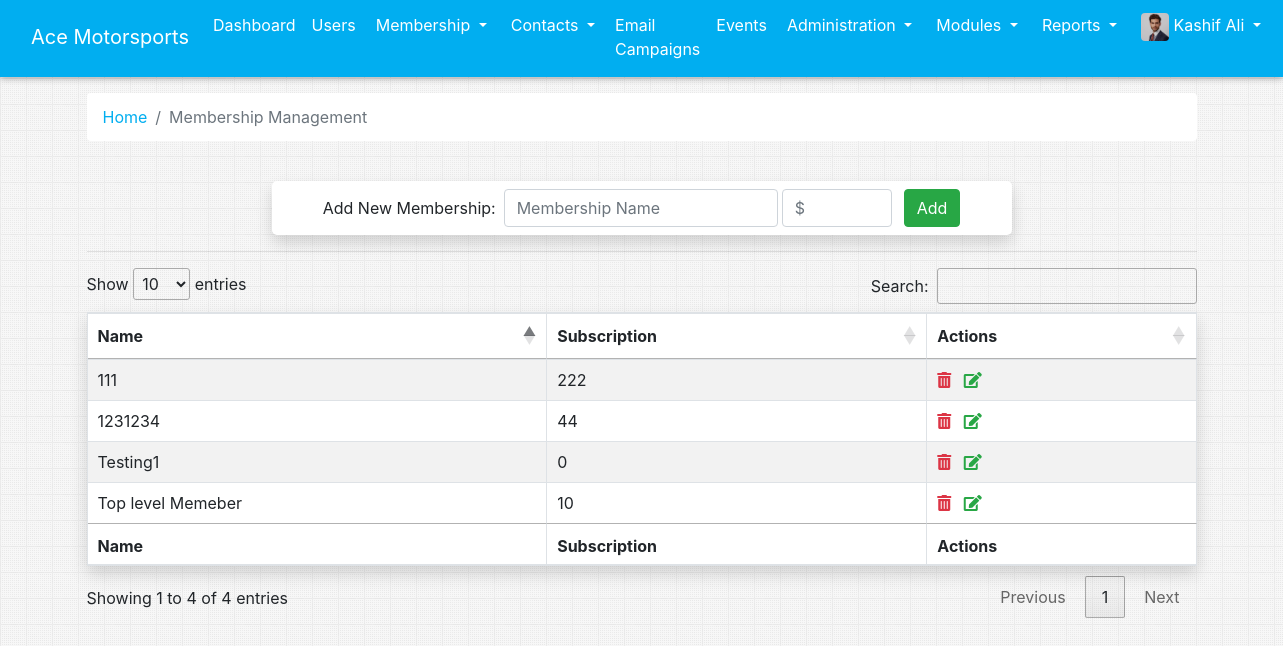
The app's page /admin_membership.php (signed in) with its own data.
### tables this page shows
CREATE TABLE `memberships` (
  `id` int(11) NOT NULL,
  `name` varchar(20) NOT NULL,
  `price` int(11) NOT NULL
);

### admin_membership.php (the view, shortened to what this page needs)
<?php
  require 'app/db.php';
?>
<!DOCTYPE html>
<html lang="en">
<?php
  require 'parts/head.php';
?>
  <link rel="stylesheet" type="text/css" href="https://cdn.datatables.net/1.10.24/css/dataTables.bootstrap4.min.css">
  <link rel="stylesheet" type="text/css" href="https://cdn.datatables.net/1.10.15/css/jquery.dataTables.min.css"></link>
<body>
  <?php require 'parts/nav.php'; ?>
  <div class="container">
      <nav aria-label="breadcrumb">
        <ol class="breadcrumb bg-white">
          <li class="breadcrumb-item"><a href="admin_dashboard.php" class="appColor">Home</a></li>
          <li class="breadcrumb-item active" aria-current="page">Membership Management</li>
        </ol>
      </nav>
<br>
  <div class="d-flex justify-content-center bg-white col-lg-8 col-md-10 col-sm-12 mx-auto p-2 shadow border-radius-5">
    <form class="form-inline" action="./admin_membership.php" method="post">
      <label for="membership" class="mx-2">Add New Membership:</label>
      <input type="text" class="form-control" placeholder="Membership Name" id="membership" name="membership_name">
      <input type="number" class="form-control mx-1" placeholder="$" id="membership" name="membership_price" style="width: 110px;">
      <button type="submit" class="btn btn-success mx-2" name="add_membership">Add</button>
    </form>
  </div>
<hr>
      <table id="example" class="table table-striped table-bordered bg-white shadow" style="width:100%">
        <thead>
            <tr>
                <th>Name</th>
                <th>Subscription</th>
                <th>Actions</th>
            </tr>
        </thead>
        <tbody>
                <?php
                    $sql = "SELECT * FROM memberships";
                    $res = mysqli_query($con, $sql);
                    while($row = mysqli_fetch_array($res)){
                        $rand = rand();
                        ?>
                            <tr>
                                <td><?php echo $row["name"]; ?></td>
                                <td><?php echo $row["price"]; ?></td>
                                <td>
                                  <a href="./admin_membership.php?member_id=<?php echo $row["id"]; ?>">
                                    <i class="fas fa-trash-alt text-danger"></i>
                                  </a>
                                    <a class="ml-2" id="view-all-phone-log" data-toggle="modal" data-target="#editMembership_<?php echo $rand; ?>">
                                        <i class="fas fa-edit text-success"></i>
                                    </a>
                                </td>
                            </tr>
                        <?php
                    }
                ?>
        </tbody>
        <tfoot>
            <tr>
                <th>Name</th>
                <th>Subscription</th>
                <th>Actions</th>
            </tr>
        </tfoot>
    </table>
  </div>
</body>
</html>

### records on screen
memberships: name "Testing1", price "0"
memberships: name "Top level Memeber", price "10"
memberships: name "1231234", price "44"
memberships: name "111", price "222"

### other values on screen
$_SESSION["name"] "Kashif Ali"
